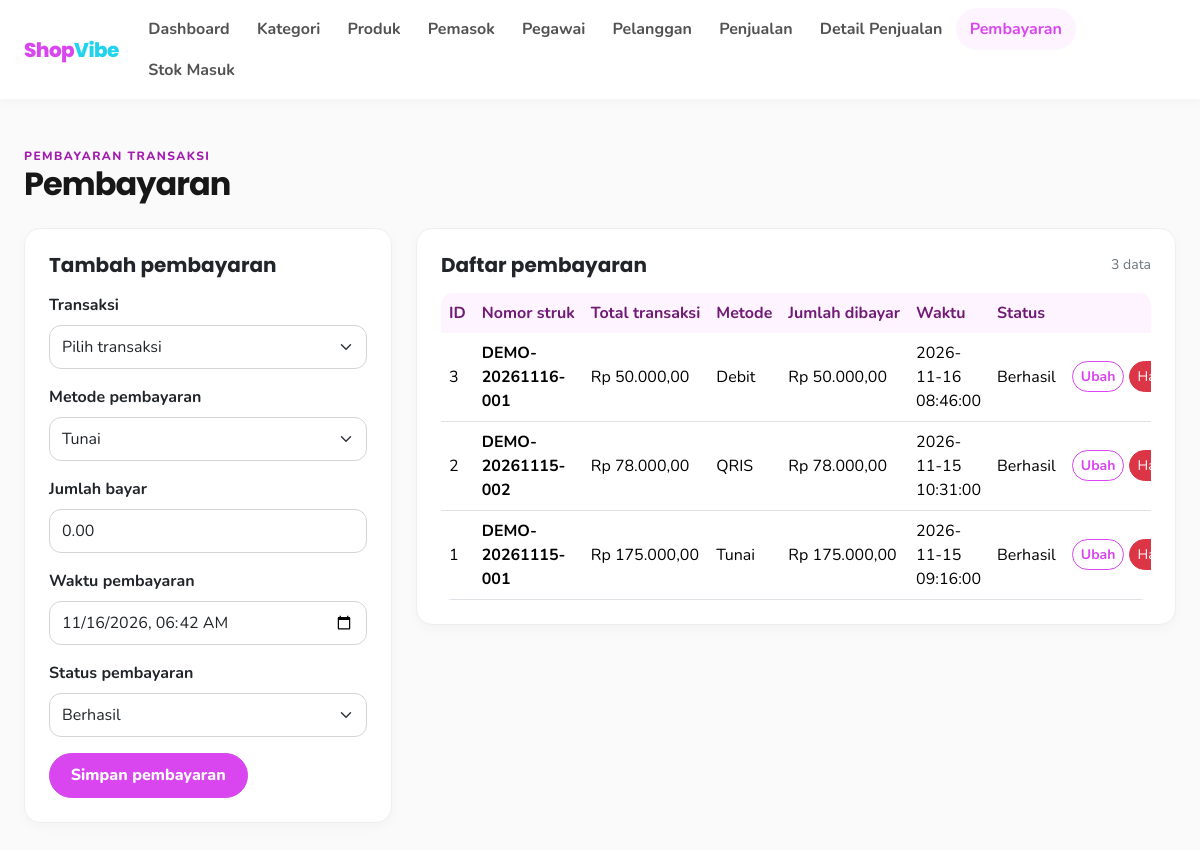
The page /pembayaran.php on the database its author committed.
### tables this page shows
CREATE TABLE `pembayaran` (
  `id_pembayaran` int UNSIGNED NOT NULL,
  `id_penjualan` int UNSIGNED NOT NULL,
  `metode_pembayaran` enum('Tunai','Debit','Kredit','QRIS','E-Wallet') NOT NULL,
  `jumlah_bayar` decimal(12,2) NOT NULL DEFAULT '0.00',
  `waktu_pembayaran` datetime NOT NULL,
  `status_pembayaran` enum('Berhasil','Menunggu','Gagal','Dikembalikan') NOT NULL DEFAULT 'Berhasil'
);

CREATE TABLE `penjualan` (
  `id_penjualan` int UNSIGNED NOT NULL,
  `id_pegawai` int UNSIGNED NOT NULL,
  `id_pelanggan` int UNSIGNED DEFAULT NULL,
  `nomor_struk` varchar(40) NOT NULL,
  `tanggal_penjualan` datetime NOT NULL,
  `subtotal` decimal(12,2) NOT NULL DEFAULT '0.00',
  `diskon` decimal(12,2) NOT NULL DEFAULT '0.00',
  `pajak` decimal(12,2) NOT NULL DEFAULT '0.00',
  `total_bayar` decimal(12,2) NOT NULL DEFAULT '0.00',
  `status_transaksi` enum('Selesai','Dibatalkan','Dikembalikan') NOT NULL DEFAULT 'Selesai'
);

### pembayaran.php (the view, shortened to what this page needs)
<?php
include 'config.php';
$edit = null;
$rows = $conn->query('SELECT b.*, j.nomor_struk, j.total_bayar FROM pembayaran b JOIN penjualan j ON j.id_penjualan=b.id_penjualan ORDER BY b.id_pembayaran DESC');
?>
<div class="mb-4"><div class="eyebrow">Pembayaran transaksi</div><h1 class="page-title h2 mb-0">Pembayaran</h1></div>
<div class="row g-4">
    <div class="col-lg-4">
        <div class="card p-4">
            <h2 class="h5 fw-bold mb-3"><?= $edit ? 'Ubah pembayaran' : 'Tambah pembayaran' ?></h2>
            <form method="post">
                <div class="mb-3"><label class="form-label fw-bold">Transaksi</label><select class="form-select" name="id_penjualan" required><option value="">Pilih transaksi</option></select></div>
                <div class="mb-3"><label class="form-label fw-bold">Metode pembayaran</label><select class="form-select" name="metode_pembayaran" required><?php foreach (['Tunai', 'Debit', 'Kredit', 'QRIS', 'E-Wallet'] as $metode): ?><option value="<?= e($metode) ?>" <?= ($edit['metode_pembayaran'] ?? '') === $metode ? 'selected' : '' ?>><?= e($metode) ?></option><?php endforeach; ?></select></div>
                <div class="mb-3"><label class="form-label fw-bold">Jumlah bayar</label><input class="form-control" type="number" name="jumlah_bayar" min="0" step="0.01" required value="<?= e($edit['jumlah_bayar'] ?? '0.00') ?>"></div>
                <div class="mb-3"><label class="form-label fw-bold">Waktu pembayaran</label><input class="form-control" type="datetime-local" name="waktu_pembayaran" required value="<?= e(isset($edit['waktu_pembayaran']) ? str_replace(' ', 'T', substr($edit['waktu_pembayaran'], 0, 16)) : date('Y-m-d\TH:i')) ?>"></div>
                <div class="mb-3"><label class="form-label fw-bold">Status pembayaran</label><select class="form-select" name="status_pembayaran" required><?php foreach (['Berhasil', 'Menunggu', 'Gagal', 'Dikembalikan'] as $status): ?><option value="<?= e($status) ?>" <?= ($edit['status_pembayaran'] ?? 'Berhasil') === $status ? 'selected' : '' ?>><?= e($status) ?></option><?php endforeach; ?></select></div>
                <button class="btn btn-primary" type="submit">Simpan pembayaran</button>
            </form>
        </div>
    </div>
    <div class="col-lg-8">
        <div class="card p-3 p-lg-4">
            <div class="d-flex justify-content-between align-items-center mb-3"><h2 class="h5 fw-bold mb-0">Daftar pembayaran</h2><span class="text-secondary small"><?= $rows->num_rows ?> data</span></div>
            <div class="table-responsive"><table class="table table-hover align-middle mb-0">
                <thead><tr><th>ID</th><th>Nomor struk</th><th>Total transaksi</th><th>Metode</th><th>Jumlah dibayar</th><th>Waktu</th><th>Status</th><th class="text-end">Aksi</th></tr></thead>
                <tbody>
                <?php while ($row = $rows->fetch_assoc()): ?>
                    <tr><td><?= e($row['id_pembayaran']) ?></td><td class="fw-bold"><?= e($row['nomor_struk']) ?></td><td>Rp <?= number_format((float) $row['total_bayar'], 2, ',', '.') ?></td><td><?= e($row['metode_pembayaran']) ?></td><td>Rp <?= number_format((float) $row['jumlah_bayar'], 2, ',', '.') ?></td><td><?= e($row['waktu_pembayaran']) ?></td><td><?= e($row['status_pembayaran']) ?></td>
                    <td class="text-end text-nowrap"><a class="btn btn-sm btn-outline-primary" href="?edit=<?= e($row['id_pembayaran']) ?>">Ubah</a>
                        <form class="d-inline" method="post" onsubmit="return confirm('Hapus pembayaran ini?')"><button class="btn btn-sm btn-danger" type="submit">Hapus</button></form>
                    </td></tr>
                <?php endwhile; ?>
                </tbody>
            </table></div>
        </div>
    </div>
</div>

### config.php (style rules this page uses)
:root { --shop-primary:#D946EF; --shop-cyan:#22D3EE; --shop-yellow:#FACC15; --shop-bg:#FAFAFA; --shop-ink:#171717; }
body { background:var(--shop-bg); color:var(--shop-ink); font-family:'Nunito',sans-serif; }
h1,h2,h3,.navbar-brand { font-family:'Poppins',sans-serif; }
.page-title { font-weight:700; letter-spacing:-.03em; }
.card { border:1px solid #eee; border-radius:16px; box-shadow:0 4px 12px #00000008; }
.btn-primary { --bs-btn-bg:var(--shop-primary); --bs-btn-border-color:var(--shop-primary); --bs-btn-hover-bg:#C026D3; --bs-btn-hover-border-color:#C026D3; --bs-btn-active-bg:#A21CAF; border-radius:999px; font-weight:800; padding:.6rem 1.3rem; }
.btn-outline-primary { --bs-btn-color:var(--shop-primary); --bs-btn-border-color:var(--shop-primary); --bs-btn-hover-bg:#FDF4FF; --bs-btn-hover-color:var(--shop-primary); --bs-btn-hover-border-color:var(--shop-primary); border-radius:999px; font-weight:700; }
.btn-danger { border-radius:999px; }
.form-control,.form-select { min-height:44px; border:1.5px solid #D4D4D4; border-radius:12px; }
.table thead th { background:#FDF4FF; color:#701A75; border-bottom:0; white-space:nowrap; }
.table td { vertical-align:middle; }
.table-responsive { border-radius:12px; }
.eyebrow { color:#A21CAF; font-size:.75rem; font-weight:800; letter-spacing:.12em; text-transform:uppercase; }

### rows shown on the page
pembayaran: id_pembayaran "3", id_penjualan.nomor_struk "DEMO-20261116-001", id_penjualan.total_bayar "50.000,00", metode_pembayaran "Debit", jumlah_bayar "50.000,00", waktu_pembayaran "2026-11-16 08:46:00", status_pembayaran "Berhasil"
pembayaran: id_pembayaran "2", id_penjualan.nomor_struk "DEMO-20261115-002", id_penjualan.total_bayar "78.000,00", metode_pembayaran "QRIS", jumlah_bayar "78.000,00", waktu_pembayaran "2026-11-15 10:31:00", status_pembayaran "Berhasil"
pembayaran: id_pembayaran "1", id_penjualan.nomor_struk "DEMO-20261115-001", id_penjualan.total_bayar "175.000,00", metode_pembayaran "Tunai", jumlah_bayar "175.000,00", waktu_pembayaran "2026-11-15 09:16:00", status_pembayaran "Berhasil"

### other values the page prints
$label "Dashboard"
$label "Kategori"
$label "Produk"
$label "Pemasok"
$label "Pegawai"
$label "Pelanggan"
$label "Penjualan"
$label "Detail Penjualan"
$label "Pembayaran"
$label "Stok Masuk"
$rows->num_rows "3"
form field metode_pembayaran "Tunai"
form field status_pembayaran "Berhasil"
